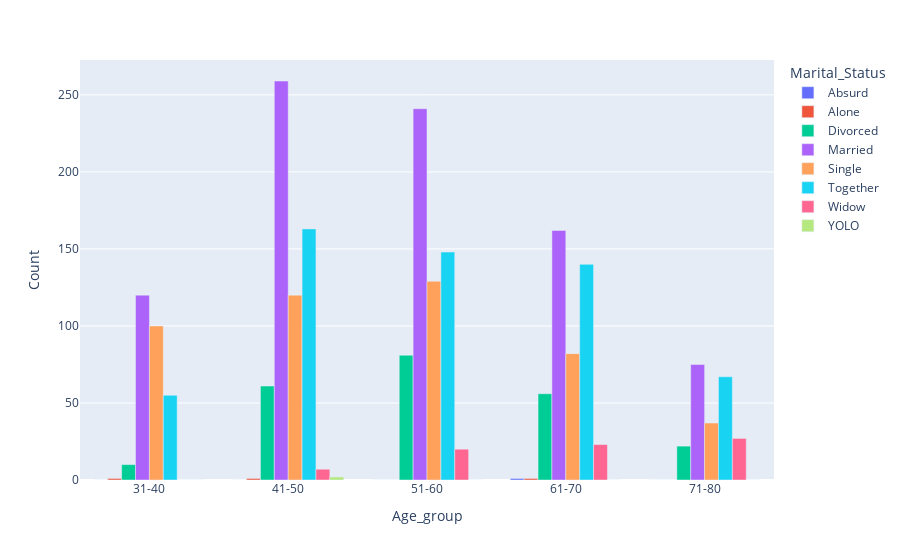

This figure's notebook cell:
### Markdown cell above
The bar chart shows a substantial portion of customers within the age group of over 31 years.so Consequently, our focus will be directed towards the five age groups surpassing 30 years.

### Code cell
customers_age_ms_group = df.groupby(["Age_group", "Marital_Status"]).size()\
                                                                .reset_index(name="Count")

target_age_groups = ["31-40", "41-50", "51-60", "61-70", "71-80"]

fig = px.bar(customers_age_ms_group.loc[customers_age_ms_group.Age_group.isin(target_age_groups), :], 
             x="Age_group", y="Count", color="Marital_Status", barmode="group")
fig.show()

### Figure 1 — Plotly figure (JSON) as saved in the notebook; plotly's stock layout.template omitted (floating-point values rounded to 4 significant figures)
{"data": [{"alignmentgroup": "True", "hovertemplate": "Marital_Status=Absurd<br>Age_group=%{x}<br>Count=%{y}<extra></extra>", "legendgroup": "Absurd", "marker": {"color": "#636efa", "pattern": {"shape": ""}}, "name": "Absurd", "offsetgroup": "Absurd", "orientation": "v", "showlegend": true, "textposition": "auto", "type": "bar", "x": ["31-40", "41-50", "51-60", "61-70", "71-80"], "xaxis": "x", "y": [0, 0, 0, 1, 0], "yaxis": "y"}, {"alignmentgroup": "True", "hovertemplate": "Marital_Status=Alone<br>Age_group=%{x}<br>Count=%{y}<extra></extra>", "legendgroup": "Alone", "marker": {"color": "#EF553B", "pattern": {"shape": ""}}, "name": "Alone", "offsetgroup": "Alone", "orientation": "v", "showlegend": true, "textposition": "auto", "type": "bar", "x": ["31-40", "41-50", "51-60", "61-70", "71-80"], "xaxis": "x", "y": [1, 1, 0, 1, 0], "yaxis": "y"}, {"alignmentgroup": "True", "hovertemplate": "Marital_Status=Divorced<br>Age_group=%{x}<br>Count=%{y}<extra></extra>", "legendgroup": "Divorced", "marker": {"color": "#00cc96", "pattern": {"shape": ""}}, "name": "Divorced", "offsetgroup": "Divorced", "orientation": "v", "showlegend": true, "textposition": "auto", "type": "bar", "x": ["31-40", "41-50", "51-60", "61-70", "71-80"], "xaxis": "x", "y": [10, 61, 81, 56, 22], "yaxis": "y"}, {"alignmentgroup": "True", "hovertemplate": "Marital_Status=Married<br>Age_group=%{x}<br>Count=%{y}<extra></extra>", "legendgroup": "Married", "marker": {"color": "#ab63fa", "pattern": {"shape": ""}}, "name": "Married", "offsetgroup": "Married", "orientation": "v", "showlegend": true, "textposition": "auto", "type": "bar", "x": ["31-40", "41-50", "51-60", "61-70", "71-80"], "xaxis": "x", "y": [120, 259, 241, 162, 75], "yaxis": "y"}, {"alignmentgroup": "True", "hovertemplate": "Marital_Status=Single<br>Age_group=%{x}<br>Count=%{y}<extra></extra>", "legendgroup": "Single", "marker": {"color": "#FFA15A", "pattern": {"shape": ""}}, "name": "Single", "offsetgroup": "Single", "orientation": "v", "showlegend": true, "textposition": "auto", "type": "bar", "x": ["31-40", "41-50", "51-60", "61-70", "71-80"], "xaxis": "x", "y": [100, 120, 129, 82, 37], "yaxis": "y"}, {"alignmentgroup": "True", "hovertemplate": "Marital_Status=Together<br>Age_group=%{x}<br>Count=%{y}<extra></extra>", "legendgroup": "Together", "marker": {"color": "#19d3f3", "pattern": {"shape": ""}}, "name": "Together", "offsetgroup": "Together", "orientation": "v", "showlegend": true, "textposition": "auto", "type": "bar", "x": ["31-40", "41-50", "51-60", "61-70", "71-80"], "xaxis": "x", "y": [55, 163, 148, 140, 67], "yaxis": "y"}, {"alignmentgroup": "True", "hovertemplate": "Marital_Status=Widow<br>Age_group=%{x}<br>Count=%{y}<extra></extra>", "legendgroup": "Widow", "marker": {"color": "#FF6692", "pattern": {"shape": ""}}, "name": "Widow", "offsetgroup": "Widow", "orientation": "v", "showlegend": true, "textposition": "auto", "type": "bar", "x": ["31-40", "41-50", "51-60", "61-70", "71-80"], "xaxis": "x", "y": [0, 7, 20, 23, 27], "yaxis": "y"}, {"alignmentgroup": "True", "hovertemplate": "Marital_Status=YOLO<br>Age_group=%{x}<br>Count=%{y}<extra></extra>", "legendgroup": "YOLO", "marker": {"color": "#B6E880", "pattern": {"shape": ""}}, "name": "YOLO", "offsetgroup": "YOLO", "orientation": "v", "showlegend": true, "textposition": "auto", "type": "bar", "x": ["31-40", "41-50", "51-60", "61-70", "71-80"], "xaxis": "x", "y": [0, 2, 0, 0, 0], "yaxis": "y"}], "layout": {"barmode": "group", "legend": {"title": {"text": "Marital_Status"}, "tracegroupgap": 0}, "margin": {"t": 60}, "xaxis": {"anchor": "y", "domain": [0, 1], "title": {"text": "Age_group"}}, "yaxis": {"anchor": "x", "domain": [0, 1], "title": {"text": "Count"}}}}
